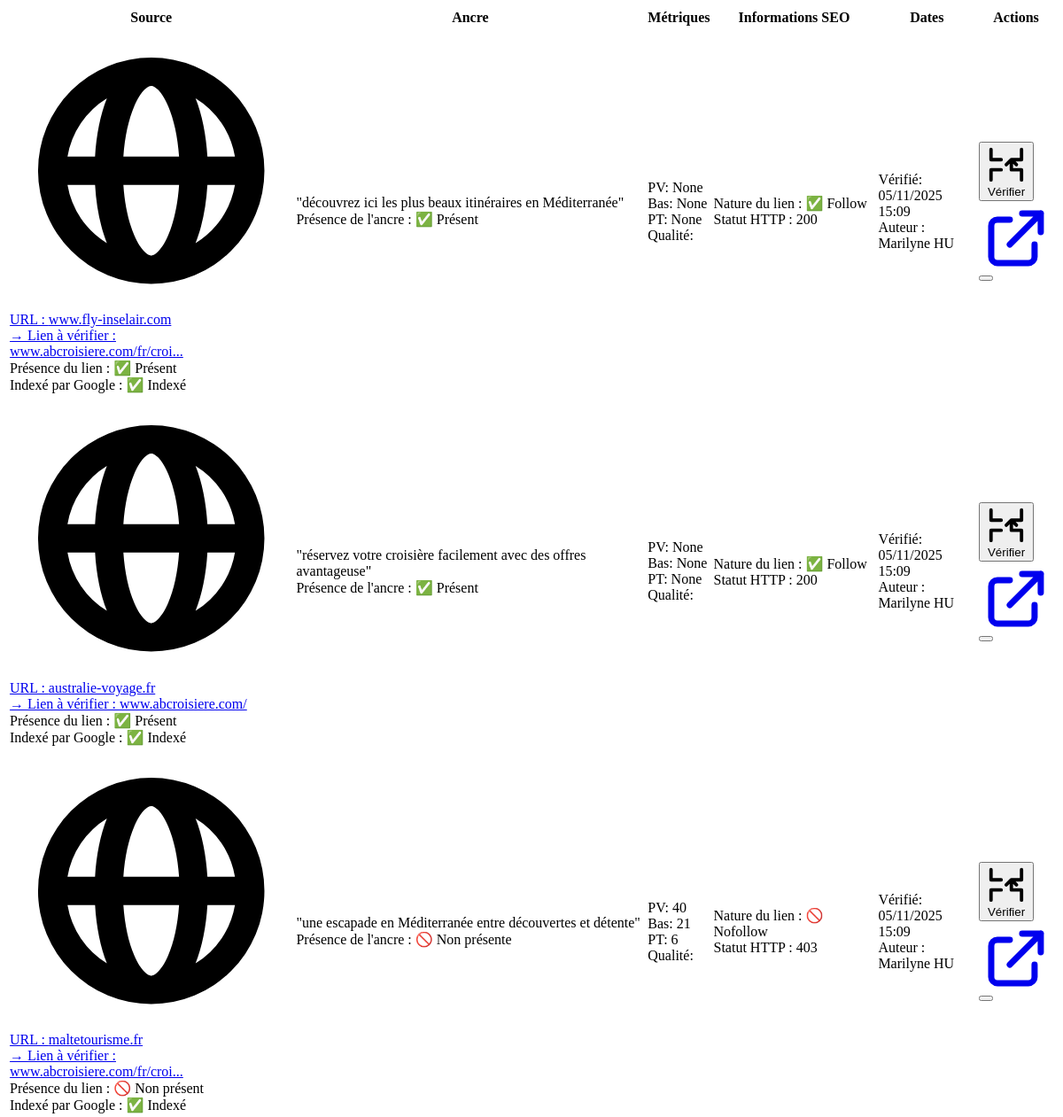
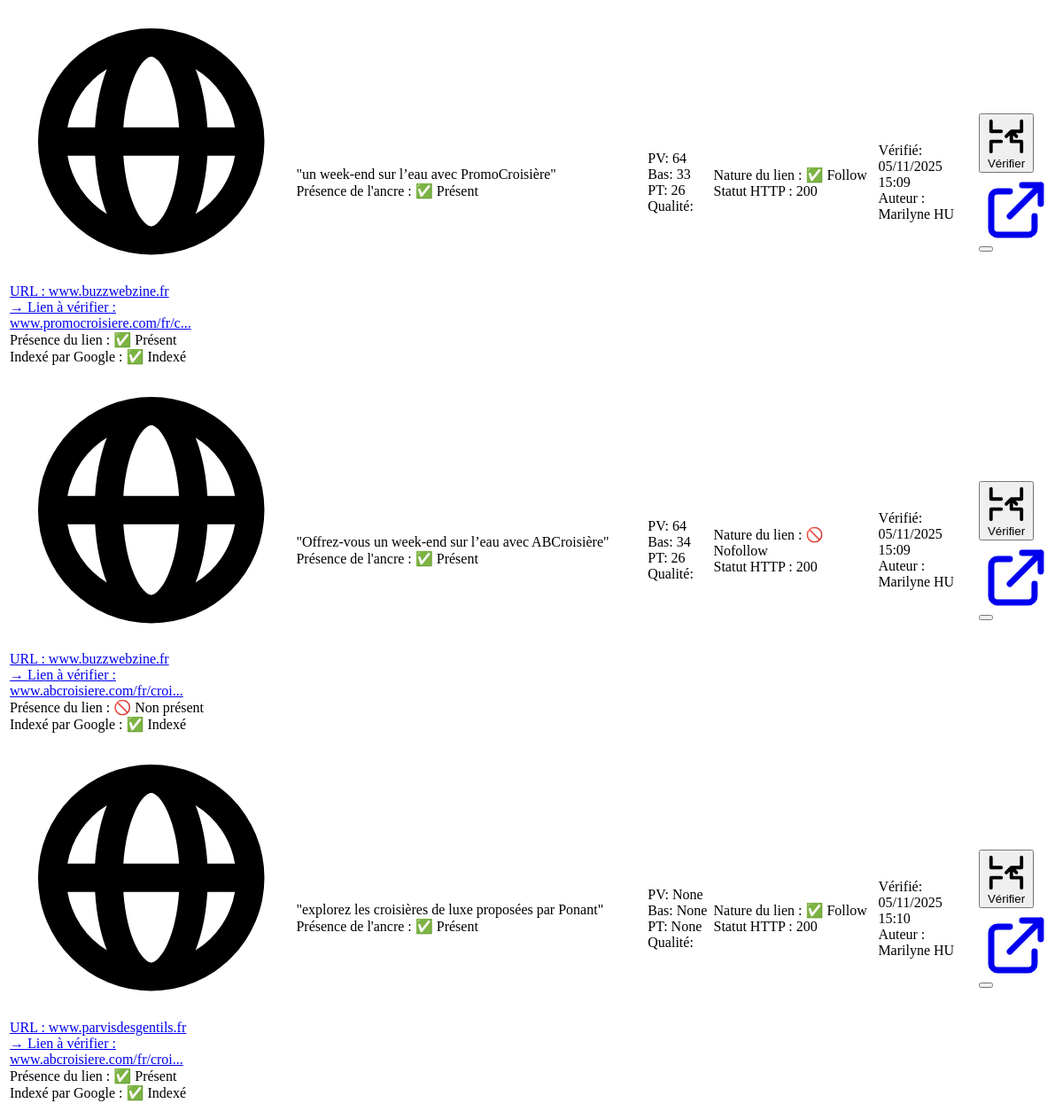
Page /backlinks/partial/table (signed in) on the earlier database version (2 pictures, top to bottom).
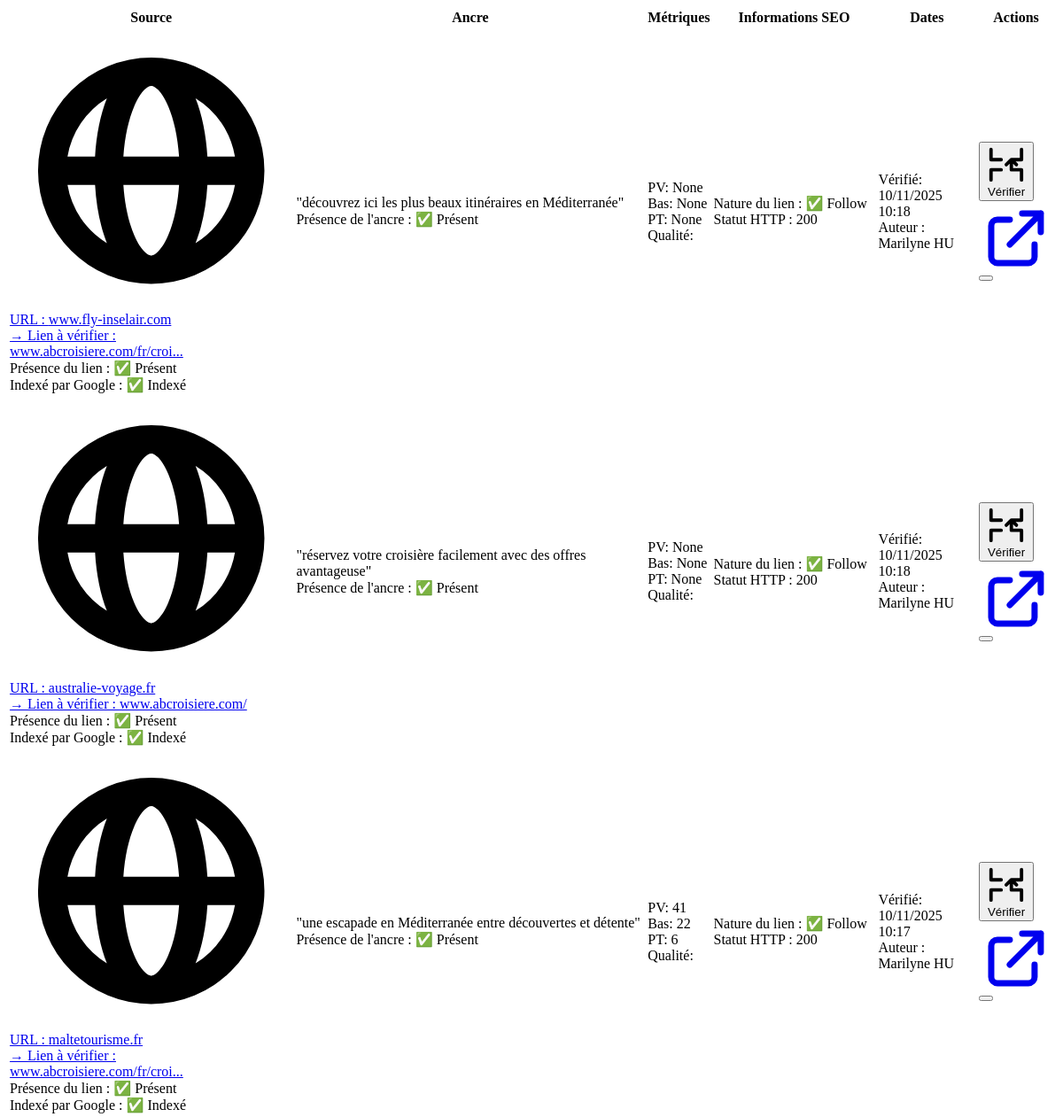
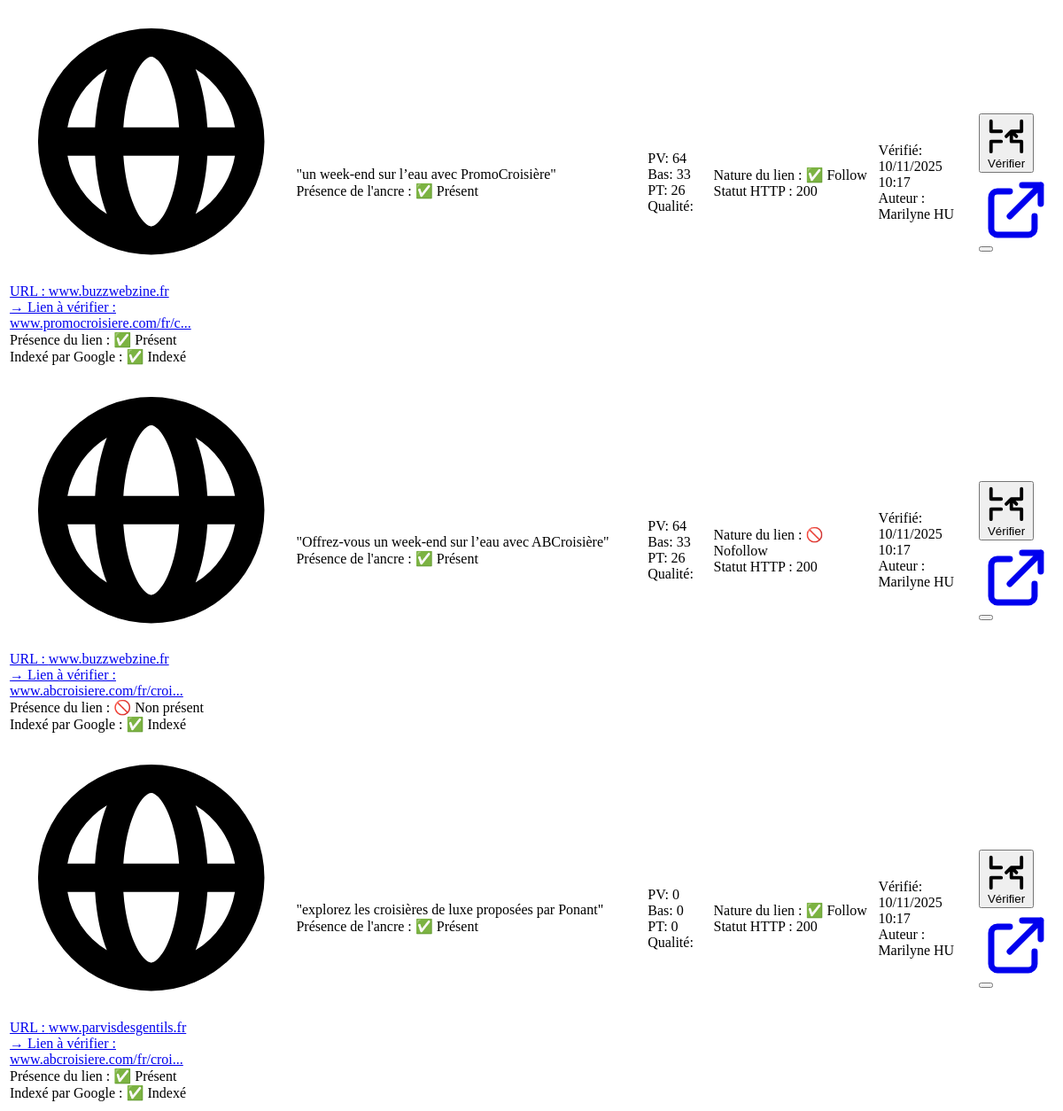
Same page on the later database version (2 pictures, top to bottom).
### models.py (models this page shows, shortened)
class Website(db.Model):
    __table_args__ = (
        UniqueConstraint("url", "link_to_check", "user_id", name="uix_url_linktocheck"),
    )
    id = db.Column(db.Integer, primary_key=True)
    url = db.Column(db.String(250), nullable=False)
    domains = db.Column(db.String(250), nullable=False)
    status_code = db.Column(db.Integer, nullable=True)
    tag = db.Column(db.String(50), nullable=True)
    source_plateforme = db.Column(db.String(100))
    link_to_check = db.Column(db.String(250), nullable=True)
    anchor_text = db.Column(db.String(250), nullable=True)
    link_status = db.Column(db.String(250), nullable=True)
    anchor_status = db.Column(db.String(250), nullable=True)
    first_checked = db.Column(db.DateTime, nullable=True)
    last_checked = db.Column(db.DateTime, nullable=True)
    user_id = db.Column(db.Integer, db.ForeignKey("user.id"))
    page_value = db.Column(db.Integer)
    page_trust = db.Column(db.Integer)
    bas = db.Column(db.Integer)
    backlinks_external = db.Column(db.Integer)
    num_outlinks_ext = db.Column(db.Integer)
    link_follow_status = db.Column(db.String(50), nullable=True)
    google_index_status = db.Column(db.String(50))
    user = db.relationship("User", backref="websites", lazy=True)
    @property
    def added_by(self):
        if self.user:
            return f"{self.user.first_name} {self.user.last_name}"
        return "Inconnu"

class User(UserMixin, db.Model):
    id = db.Column(db.Integer, primary_key=True)
    first_name = db.Column(db.String(100), nullable=False)
    last_name = db.Column(db.String(100), nullable=False)
    username = db.Column(db.String(100), unique=True, nullable=False)
    email = db.Column(db.String(100), unique=True, nullable=False)
    password_hash = db.Column(db.String(200), nullable=False)
    role = db.Column(db.String(50), default="user")

### routes/backlinks_routes.py (the view)
@backlinks_routes.route("/backlinks/partial/table")
@login_required
def backlinks_table_partial():
    query = get_filtered_query()
    page = request.args.get("page", 1, type=int)
    per_page = 10
    pagination = query.paginate(page=page, per_page=per_page, error_out=False)
    return render_template(
        "backlinks/_table.html",
        backlinks=pagination.items,
        current_page=pagination.page,
        total_pages=pagination.pages or 1,
    )

### app.py (called while the page is built)
@login_manager.user_loader
def load_user(user_id):
    return db.session.get(User, user_id)

### templates/backlinks/_table.html (shortened to what this page needs)
{% from "_layout/components.html" import status_badge, quality_meter, pagination %}
<div id="backlinks-table" class="bg-gray-900 rounded-2xl shadow-lg overflow-hidden">
    <div class="overflow-x-auto overflow-y-auto">
        <table class="w-full min-w-full table-auto">
            <thead class="bg-gray-800 sticky top-0">
                <tr>
                    <th class="px-6 py-4 text-left text-xs font-medium text-gray-400 uppercase tracking-wider">
                            <span>Source</span>
                    </th>
                    <th class="px-6 py-4 text-left text-xs font-medium text-gray-400 uppercase tracking-wider">
                        Ancre
                    </th>
                    <th class="px-6 py-4 text-left text-xs font-medium text-gray-400 uppercase tracking-wider">
                            <span>Métriques</span>
                    </th>
                    <th class="px-6 py-4 text-left text-xs font-medium text-gray-400 uppercase tracking-wider">
                            <span>Informations SEO</span>
                    </th>
                    <th class="px-6 py-4 text-left text-xs font-medium text-gray-400 uppercase tracking-wider">
                            <span>Dates</span>
                    </th>
                    <th class="px-6 py-4 text-right text-xs font-medium text-gray-400 uppercase tracking-wider">
                        Actions
                    </th>
                </tr>
            </thead>
            <tbody class="divide-y divide-gray-700">
                {% for backlink in backlinks %}
                    {% include "backlinks/_row.html" %}
                {% endfor %}
            </tbody>
        </table>
    </div>
</div>

### templates/_layout/components.html (shortened to what this page needs)
{% macro status_badge(status, text=None) %}
{% set badge_text = text or status %}
{% if status == 'follow' %}
    <span class="badge badge-success">{{ badge_text }}</span>
{% elif status == 'nofollow' %}
    <span class="badge badge-warning">{{ badge_text }}</span>
{% elif status == 'indexed' %}
    <span class="badge badge-success">Indexé</span>
{% elif status == 'not_indexed' %}
    <span class="badge badge-danger">Non indexé</span>
{% elif status == 'http_200' %}
    <span class="badge badge-success">200</span>
{% elif status == 'http_301' or status == 'http_302' %}
    <span class="badge badge-warning">{{ status.split('_')[1] }}</span>
{% elif status == 'http_404' %}
    <span class="badge badge-danger">404</span>
{% elif status == 'http_500' %}
    <span class="badge badge-danger">500</span>
{% elif status == 'over_optimized' %}
    <span class="badge badge-danger">Sur-optimisé</span>
{% elif status == 'high_quality' %}
    <span class="badge badge-success">Haute qualité</span>
{% elif status == 'medium_quality' %}
    <span class="badge badge-warning">Qualité moyenne</span>
{% elif status == 'low_quality' %}
    <span class="badge badge-danger">Faible qualité</span>
{% else %}
    <span class="badge badge-info">{{ badge_text }}</span>
{% endif %}
{% endmacro %}

### templates/backlinks/_row.html (shortened to what the changed rows need)
{% from "_layout/components.html" import status_badge, quality_meter, pagination %}
<tr class="hover:bg-gray-800/50 transition-colors" id="backlink-{{ backlink.id }}">
                        <td class="px-6 py-4">
                            <div class="flex items-start space-x-3 overflow-hidden">
                                <div class="w-8 h-8 bg-gray-700 rounded-lg flex items-center justify-center flex-shrink-0">
                                </div>
                                <div class="min-w-0 flex-1 truncate">
                                    <div class="font-medium text-white truncate">
                                        <a href="{{ backlink.url }}" target="_blank"
                                        title="{{ backlink.url }}">
                                            URL : {{ backlink.url.split('/')[2] if '/' in backlink.url else backlink.url }}
                                        </a>
                                    </div>
                                    <div class="text-sm text-gray-400 truncate" title="{{ backlink.url }}">
                                        <a href="{{ backlink.link_to_check }}" target="_blank"
                                        title="{{ backlink.link_to_check }}">
                                        → Lien à vérifier : {{ backlink.link_to_check|replace('https://', '')|replace('http://', '')|truncate(30) }}
                                        </a>
                                    </div>
                                    <div class="flex flex-wrap gap-1 text-xs">
                                        Présence du lien : {{ status_badge("✅ Présent" if backlink.link_status == 'Lien présent' else "🚫 Non présent") }}
                                    </div>
                                    <div class="flex flex-wrap gap-1 text-xs">
                                        Indexé par Google : {{ status_badge("✅ Indexé" if backlink.google_index_status == 'Indexé !' else "🚫 Non indexé") }}
                                    </div>
                                </div>
                            </div>
                        </td>
                        <td class="px-6 py-4">
                            <div class="space-y-2">
                                <div class="font-medium text-white break-words whitespace-normal max-w-xs">
                                    "{{ backlink.anchor_text }}"
                                </div>
                            </div>
                            <div class="flex flex-wrap gap-1 text-xs">
                                Présence de l'ancre : {{ status_badge("✅ Présent" if backlink.anchor_status == 'Ancre présente' else "🚫 Non présente") }}
                            </div>
                        </td>
                        <td class="px-6 py-4">
                            <div class="space-y-4">
                                <div class="flex items-center space-x-4 text-sm">
                                    <div>
                                        <span class="text-gray-400">PV:</span>
                                        <span class="text-primary font-medium">{{ backlink.page_value }}</span>
                                    </div>
                                    <div class="flex items-center space-x-4 text-sm">
                                        <span class="text-gray-400">Bas:</span>
                                        <span class="text-primary font-medium">{{ backlink.bas }}</span>
                                    </div>
                                </div>
                                <div class="flex items-center space-x-4 text-sm">
                                    <div>
                                        <span class="text-gray-400">PT:</span>
                                        <span class="text-accent font-medium">{{ backlink.page_trust }}</span>
                                    </div>
                                    <div class="flex items-center space-x-4 text-sm">
                                        <span class="text-gray-400">Qualité:</span>
                                    </div>
                                </div>
                            </div>
                        </td>
                        <td class="px-6 py-4">
                            <div class="space-y-2">
                                <div class="flex items-center space-x-4 text-sm">
                                    <div class="flex flex-wrap gap-1">
                                        Nature du lien : {{ status_badge("✅ Follow" if backlink.link_follow_status == 'follow' else "🚫 Nofollow") }}
                                    </div>
                                </div>
                                <div class="flex items-center space-x-4 text-sm">
                                    <div class="flex flex-wrap gap-1">
                                        Statut HTTP : {{ status_badge(backlink.status_code|string) }}
                                    </div>
                                </div>
                            </div>
                        </td>
                        <td class="px-6 py-4">
                            <div class="text-sm space-y-1">
                                <div>
                                    <span class="text-gray-400">Vérifié:</span>
                                    <div class="text-gray-300">
                                        {{ backlink.last_checked.strftime('%d/%m/%Y %H:%M') if backlink.last_checked else '—' }}
                                    </div>
                                </div>
                                <div>
                                    <span class="text-gray-400">Auteur :</span>
                                    <div class="text-gray-300">
                                        {{ backlink.added_by }}
                                    </div>
                                </div>
                            </div>
                        </td>
                        <td class="px-6 py-4 text-right">
                            <div class="flex items-center justify-end space-x-2">
                                {% if not selected_owner %}
                                <button
                                    hx-get="/check_status/{{ backlink.id }}"
                                    hx-target="#backlink-{{ backlink.id }}"
                                    hx-swap="outerHTML"
                                    class="relative group flex items-center justify-center bg-gray-800 hover:bg-emerald-600 text-white p-2 rounded-full shadow-md transition-all"
                                    title="Vérifier le statut du site">
                                    <svg xmlns="http://www.w3.org/2000/svg"
                                        class="w-4 h-4"
                                        fill="none"
                                        viewBox="0 0 24 24"
                                        stroke="currentColor"
                                        stroke-width="2">
                                        <path stroke-linecap="round" stroke-linejoin="round"
                                            d="M3 3v6h6M21 21v-6h-6M3 21v-6h6M21 3v6h-6M12 12l3-3m0 0l3 3m-3-3v6" />
                                    </svg>
                                    <span class="absolute bottom-[-2rem] bg-gray-900 text-xs text-white rounded px-2 py-1 opacity-0 group-hover:opacity-100 transition">
                                        Vérifier
                                    </span>
                                </button>
                                {% endif %}
                                <a href="{{ backlink.url }}"
                                target="_blank"
                                class="text-gray-400 hover:text-white transition-colors p-2 rounded-lg hover:bg-gray-800"
                                title="Ouvrir la page source">
                                    <svg class="w-4 h-4" fill="none" stroke="currentColor" viewBox="0 0 24 24">
                                        <path stroke-linecap="round" stroke-linejoin="round" stroke-width="2" d="M10 6H6a2 2 0 00-2 2v10a2 2 0 002 2h10a2 2 0 002-2v-4M14 4h6m0 0v6m0-6L10 14"/>
                                    </svg>
                                </a>
                                {% if not selected_owner %}
                                    <button
                                        hx-post="/delete_site/{{ backlink.id }}"
                                        hx-target="#backlink-{{ backlink.id }}"
                                        hx-swap="outerHTML swap:0.5s"
                                        class="text-danger hover:text-red-400 transition-colors p-2 rounded-lg hover:bg-gray-800"
                                        title="Supprimer le site">
                                    </button>
                                {% endif %}
                            </div>
                        </td>
                    </tr>

Differences in the rows shown:
changed Website "www.fly-inselair.com": last_checked "05/11/2025 15:09" → "10/11/2025 10:18"
changed Website "australie-voyage.fr": last_checked "05/11/2025 15:09" → "10/11/2025 10:18"
changed Website "maltetourisme.fr": badge_text "🚫 Non présent ✅ Indexé 🚫 Non présente 🚫 Nofollow 403" → "✅ Présent ✅ Indexé ✅ Présent ✅ Follow 200"; page_value "40" → "41"; bas "21" → "22"; last_checked "05/11/2025 15:09" → "10/11/2025 10:17"
changed Website "un week-end sur l’eau avec PromoCroisière": last_checked "05/11/2025 15:09" → "10/11/2025 10:17"
changed Website "Offrez-vous un week-end sur l’eau avec ABCroisière": bas "34" → "33"; last_checked "05/11/2025 15:09" → "10/11/2025 10:17"
changed Website "www.parvisdesgentils.fr": page_value "None" → "0"; bas "None" → "0"; page_trust "None" → "0"; last_checked "05/11/2025 15:10" → "10/11/2025 10:17"
